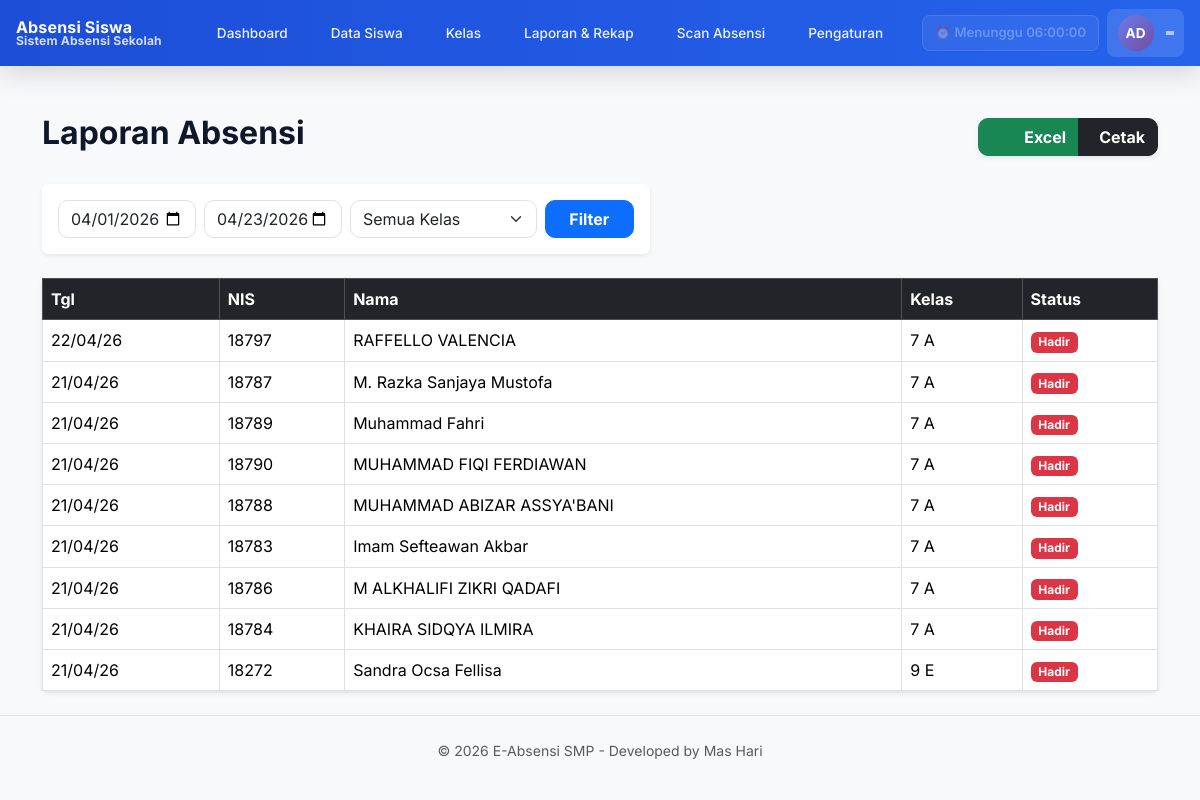
The app's page /pages/laporan.php (signed in) with its own data.
### tables this page shows
CREATE TABLE `absensi` (
  `id_absen` int NOT NULL AUTO_INCREMENT,
  `id_siswa` int NOT NULL,
  `status` varchar(20) DEFAULT 'Hadir',
  `waktu` time DEFAULT NULL,
  `tanggal` date NOT NULL,
  `jam` time DEFAULT '00:00:00',
  `id_status` int DEFAULT '1',
  `scan_source` varchar(20) DEFAULT 'manual',
  `status_presensi` enum('tepat_waktu','terlambat','ditolak') NOT NULL DEFAULT 'tepat_waktu' COMMENT 'Status kehadiran siswa',
  `keterlambatan_menit` int DEFAULT '0' COMMENT 'Jumlah menit keterlambatan',
  `waktu_absen` timestamp NOT NULL DEFAULT CURRENT_TIMESTAMP COMMENT 'Waktu absensi tercatat',
  PRIMARY KEY (`id_absen`),
  KEY `idx_tanggal` (`tanggal`),
  KEY `idx_status` (`status`),
  KEY `idx_absensi_siswa_tanggal` (`id_siswa`,`tanggal`),
  KEY `idx_absensi_tanggal_status` (`tanggal`,`status`),
  KEY `fk_absensi_status` (`id_status`),
  CONSTRAINT `fk_absensi_status` FOREIGN KEY (`id_status`) REFERENCES `status_absen` (`id_status`) ON DELETE SET NULL ON UPDATE CASCADE,
  CONSTRAINT `fk_ke_siswa` FOREIGN KEY (`id_siswa`) REFERENCES `siswa` (`id_siswa`) ON DELETE CASCADE
);

CREATE TABLE `siswa` (
  `id_siswa` int NOT NULL AUTO_INCREMENT,
  `student_uuid` char(36) DEFAULT NULL,
  `nis` varchar(20) NOT NULL,
  `nisn` varchar(20) NOT NULL,
  `nama_lengkap` varchar(100) NOT NULL,
  `jk` enum('L','P') DEFAULT NULL,
  `jenis_kelamin` varchar(20) DEFAULT NULL,
  `id_kelas` int DEFAULT NULL,
  `status_siswa` enum('aktif','lulus','pindah','nonaktif','hapus') NOT NULL DEFAULT 'aktif',
  `foto` varchar(255) DEFAULT 'default.jpg',
  PRIMARY KEY (`id_siswa`),
  UNIQUE KEY `nisn` (`nisn`),
  UNIQUE KEY `uk_siswa_nis` (`nis`),
  UNIQUE KEY `uk_siswa_student_uuid` (`student_uuid`),
  KEY `idx_siswa_id_kelas` (`id_kelas`),
  CONSTRAINT `fk_siswa_kelas` FOREIGN KEY (`id_kelas`) REFERENCES `kelas` (`id_kelas`) ON DELETE SET NULL ON UPDATE CASCADE
);

CREATE TABLE `kelas` (
  `id_kelas` int NOT NULL AUTO_INCREMENT,
  `nama_kelas` varchar(50) NOT NULL,
  PRIMARY KEY (`id_kelas`),
  UNIQUE KEY `uk_kelas_nama` (`nama_kelas`)
);

CREATE TABLE `status_absen` (
  `id_status` int NOT NULL AUTO_INCREMENT,
  `nama_status` varchar(50) NOT NULL,
  PRIMARY KEY (`id_status`),
  UNIQUE KEY `uk_status_absen_nama` (`nama_status`)
);

### pages/laporan.php (the view, shortened to what this page needs)
<?php
require_once __DIR__ . '/../includes/config.php';
function normalizeDateInput(string $value, string $fallback): string {
    return preg_match('/^\d{4}-\d{2}-\d{2}$/', $value) ? $value : $fallback;
}
$tgl_mulai = normalizeDateInput($_GET['tgl_mulai'] ?? date('Y-m-01'), date('Y-m-01'));
$tgl_selesai = normalizeDateInput($_GET['tgl_selesai'] ?? date('Y-m-d'), date('Y-m-d'));
$id_kelas = isset($_GET['id_kelas']) && ctype_digit((string) $_GET['id_kelas']) ? (string) $_GET['id_kelas'] : '';
$sql = "SELECT a.*, s.nis, s.nama_lengkap, k.nama_kelas, st.nama_status
        FROM absensi a
        JOIN siswa s ON a.id_siswa = s.id_siswa
        JOIN kelas k ON s.id_kelas = k.id_kelas
        JOIN status_absen st ON a.id_status = st.id_status
        WHERE a.tanggal BETWEEN ? AND ?";
$sql .= " ORDER BY a.tanggal DESC";
$stmt = mysqli_prepare($conn, $sql);
if ($id_kelas !== '') {
    $idKelasInt = (int) $id_kelas;
    mysqli_stmt_bind_param($stmt, 'ssi', $tgl_mulai, $tgl_selesai, $idKelasInt);
} else {
    mysqli_stmt_bind_param($stmt, 'ss', $tgl_mulai, $tgl_selesai);
}
mysqli_stmt_execute($stmt);
$data = mysqli_stmt_get_result($stmt);
include '../includes/header.php';
?>
<body class="bg-light">
<?php include '../includes/navbar.php'; ?>
<div class="container py-4">
    <div class="d-flex justify-content-between align-items-center mb-4 no-print">
        <h2 class="fw-bold">Laporan Absensi</h2>
        <div class="btn-group shadow-sm">
            <a href="export_excel.php?tgl_mulai=<?= $tgl_mulai ?>&tgl_selesai=<?= $tgl_selesai ?>&id_kelas=<?= $id_kelas ?>" class="btn btn-success fw-bold">
            <a href="export_excel.php?tgl_mulai=<?= urlencode($tgl_mulai) ?>&tgl_selesai=<?= urlencode($tgl_selesai) ?>&id_kelas=<?= urlencode($id_kelas) ?>" class="btn btn-success fw-bold">
                <i class="fas fa-file-excel me-2"></i>Excel
            </a>
            <button onclick="window.print()" class="btn btn-dark fw-bold">
                <i class="fas fa-print me-2"></i>Cetak
            </button>
        </div>
    </div>
    <div class="card p-3 shadow-sm border-0 mb-4 no-print">
        <form method="GET" class="row g-2">
            <div class="col-md-3"><input type="date" name="tgl_mulai" class="form-control" value="<?= $tgl_mulai ?>"></div>
            <div class="col-md-3"><input type="date" name="tgl_selesai" class="form-control" value="<?= $tgl_selesai ?>"></div>
            <div class="col-md-4">
                <select name="id_kelas" class="form-select">
                    <option value="">Semua Kelas</option>
                </select>
            </div>
            <div class="col-md-2"><button type="submit" class="btn btn-primary w-100 fw-bold">Filter</button></div>
        </form>
    </div>
    <div class="card shadow-sm border-0">
        <table class="table table-bordered mb-0">
            <thead class="table-dark"><tr><th>Tgl</th><th>NIS</th><th>Nama</th><th>Kelas</th><th>Status</th></tr></thead>
            <tbody>
                <?php while($r = mysqli_fetch_assoc($data)): ?>
                <tr>
                    <td><?= date('d/m/y', strtotime($r['tanggal'])) ?></td>
                    <td><?= htmlspecialchars($r['nis']) ?></td>
                    <td><?= htmlspecialchars($r['nama_lengkap']) ?></td>
                    <td><?= htmlspecialchars($r['nama_kelas']) ?></td>
                    <td><span class="badge bg-<?= $r['nama_status']=='HADIR'?'success':'danger' ?>"><?= htmlspecialchars($r['nama_status']) ?></span></td>
                </tr>
                <?php endwhile; ?>
            </tbody>
        </table>
    </div>
</div>
<?php include '../includes/footer.php'; ?>
</body>
</html>

### assets/css/site.css (style rules this page uses)
:root { --app-primary: #1d4ed8; --app-primary-600: #2563eb; --app-secondary: #0f172a; --app-bg: #f8fafc; --app-surface: #ffffff; --app-text: #0f172a; --app-muted: #64748b; --app-success: #059669; --app-warning: #d97706; --app-danger: #dc2626; --space-1: 0.25rem; --space-2: 0.5rem; --space-3: 0.75rem; --space-4: 1rem; --space-5: 1.5rem; --space-6: 2rem; --radius-md: 10px; --radius-lg: 14px; --shadow-soft: 0 10px 30px rgba(15, 23, 42, 0.08); }
body { font-family: 'Inter', sans-serif; background-color: var(--app-bg); color: var(--app-text); }
.btn, .form-control, .form-select { border-radius: var(--radius-md); transition: all 0.2s ease; }
.alert, .card, .table { box-shadow: 0 2px 8px rgba(0, 0, 0, 0.03); }

### pages/laporan.php (style rules this page uses)
body { background: #f8f9fa; }
.no-print { display: inline-block; }

### records on screen
absensi: tanggal "22/04/26", id_siswa.nis "18797", id_siswa.nama_lengkap "RAFFELLO VALENCIA", kelas.nama_kelas "7 A", id_status.nama_status "Hadir"
absensi: tanggal "21/04/26", id_siswa.nis "18787", id_siswa.nama_lengkap "M. Razka Sanjaya Mustofa", kelas.nama_kelas "7 A", id_status.nama_status "Hadir"
absensi: tanggal "21/04/26", id_siswa.nis "18789", id_siswa.nama_lengkap "Muhammad Fahri", kelas.nama_kelas "7 A", id_status.nama_status "Hadir"
absensi: tanggal "21/04/26", id_siswa.nis "18790", id_siswa.nama_lengkap "MUHAMMAD FIQI FERDIAWAN", kelas.nama_kelas "7 A", id_status.nama_status "Hadir"
absensi: tanggal "21/04/26", id_siswa.nis "18788", id_siswa.nama_lengkap "MUHAMMAD ABIZAR ASSYA'BANI", kelas.nama_kelas "7 A", id_status.nama_status "Hadir"
absensi: tanggal "21/04/26", id_siswa.nis "18783", id_siswa.nama_lengkap "Imam Sefteawan Akbar", kelas.nama_kelas "7 A", id_status.nama_status "Hadir"
absensi: tanggal "21/04/26", id_siswa.nis "18786", id_siswa.nama_lengkap "M ALKHALIFI ZIKRI QADAFI", kelas.nama_kelas "7 A", id_status.nama_status "Hadir"
absensi: tanggal "21/04/26", id_siswa.nis "18784", id_siswa.nama_lengkap "KHAIRA SIDQYA ILMIRA", kelas.nama_kelas "7 A", id_status.nama_status "Hadir"
absensi: tanggal "21/04/26", id_siswa.nis "18272", id_siswa.nama_lengkap "Sandra Ocsa Fellisa", kelas.nama_kelas "9 E", id_status.nama_status "Hadir"

### other values on screen
$label "Dashboard"
$label "Data Siswa"
$label "Kelas"
$label "Laporan & Rekap"
$label "Scan Absensi"
$label "Pengaturan"
$scanStatus['text'] "⏰ Menunggu 06:00:00"
$initials "AD"
